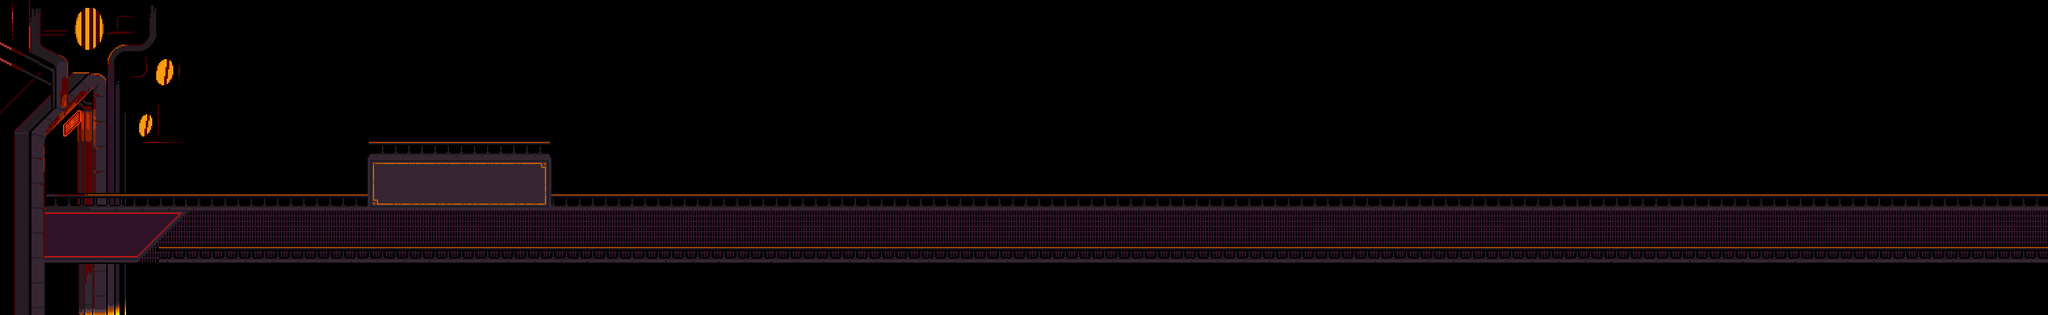

A level layout from a 2D game, rendered from its tile map. Below: a short description, then the map file with tile-grid data replaced by summaries:
An orthogonal 78x12 tile map with 40x40 px tiles, 3 tile layers (Tile Layer 1, Tile Layer 2, Tile Layer 3), 2 tilesets and 12 objects (2x transition, savepoint, left, right, spawn).

<map version="1.10" tiledversion="1.10.2" orientation="orthogonal" renderorder="right-down" width="78" height="12" tilewidth="40" tileheight="40" infinite="0" nextlayerid="7" nextobjectid="16">
 <editorsettings>
  <export target="data.lua" format="lua" />
 </editorsettings>
 <properties>
  <property name="light" type="bool" value="true" />
  <property name="music" value="undertale_yellow/treading_lightly" />
  <property name="name" value="The Furnace" />
 </properties>
 <tileset firstgid="1" source="../../../tilesets/steamworks.tsx" />
 <tileset firstgid="1497" source="../../../tilesets/steamworks_images.tsx" />
 <layer id="1" name="Tile Layer 1" width="78" height="12">
  <data>[936 cells, 230 non-empty, 10 distinct tile ids]</data>
 </layer>
 <layer id="2" name="Tile Layer 2" width="78" height="12">
  <data>[936 cells, 1 non-empty, 1 distinct tile ids]</data>
 </layer>
 <objectgroup id="3" name="collision">
  <object id="1" x="0" y="400" width="3120" height="40" />
  <object id="2" x="0" y="280" width="560" height="40" />
  <object id="5" x="520" y="200" width="40" height="80" />
  <object id="6" x="560" y="200" width="280" height="40" />
  <object id="8" x="840" y="200" width="40" height="80" />
  <object id="9" x="840" y="280" width="2280" height="40" />
 </objectgroup>
 <objectgroup id="4" name="objects">
  <object id="10" name="savepoint" x="760" y="250" width="40" height="40" />
  <object id="11" name="transition" x="40" y="320" width="40" height="80">
   <properties>
    <property name="map" value="steamworks/35" />
    <property name="marker" value="right" />
   </properties>
  </object>
  <object id="14" name="transition" x="3080" y="320" width="40" height="80">
   <properties>
    <property name="map" value="steamworks/33" />
    <property name="marker" value="left" />
   </properties>
  </object>
 </objectgroup>
 <objectgroup id="5" name="markers">
  <object id="12" name="left" x="120" y="360">
   <point />
  </object>
  <object id="13" name="right" x="3040" y="360">
   <point />
  </object>
  <object id="15" name="spawn" x="780" y="330">
   <point />
  </object>
 </objectgroup>
 <layer id="6" name="Tile Layer 3" width="78" height="12">
  <data>[936 cells, 72 non-empty, 2 distinct tile ids]</data>
 </layer>
</map>
